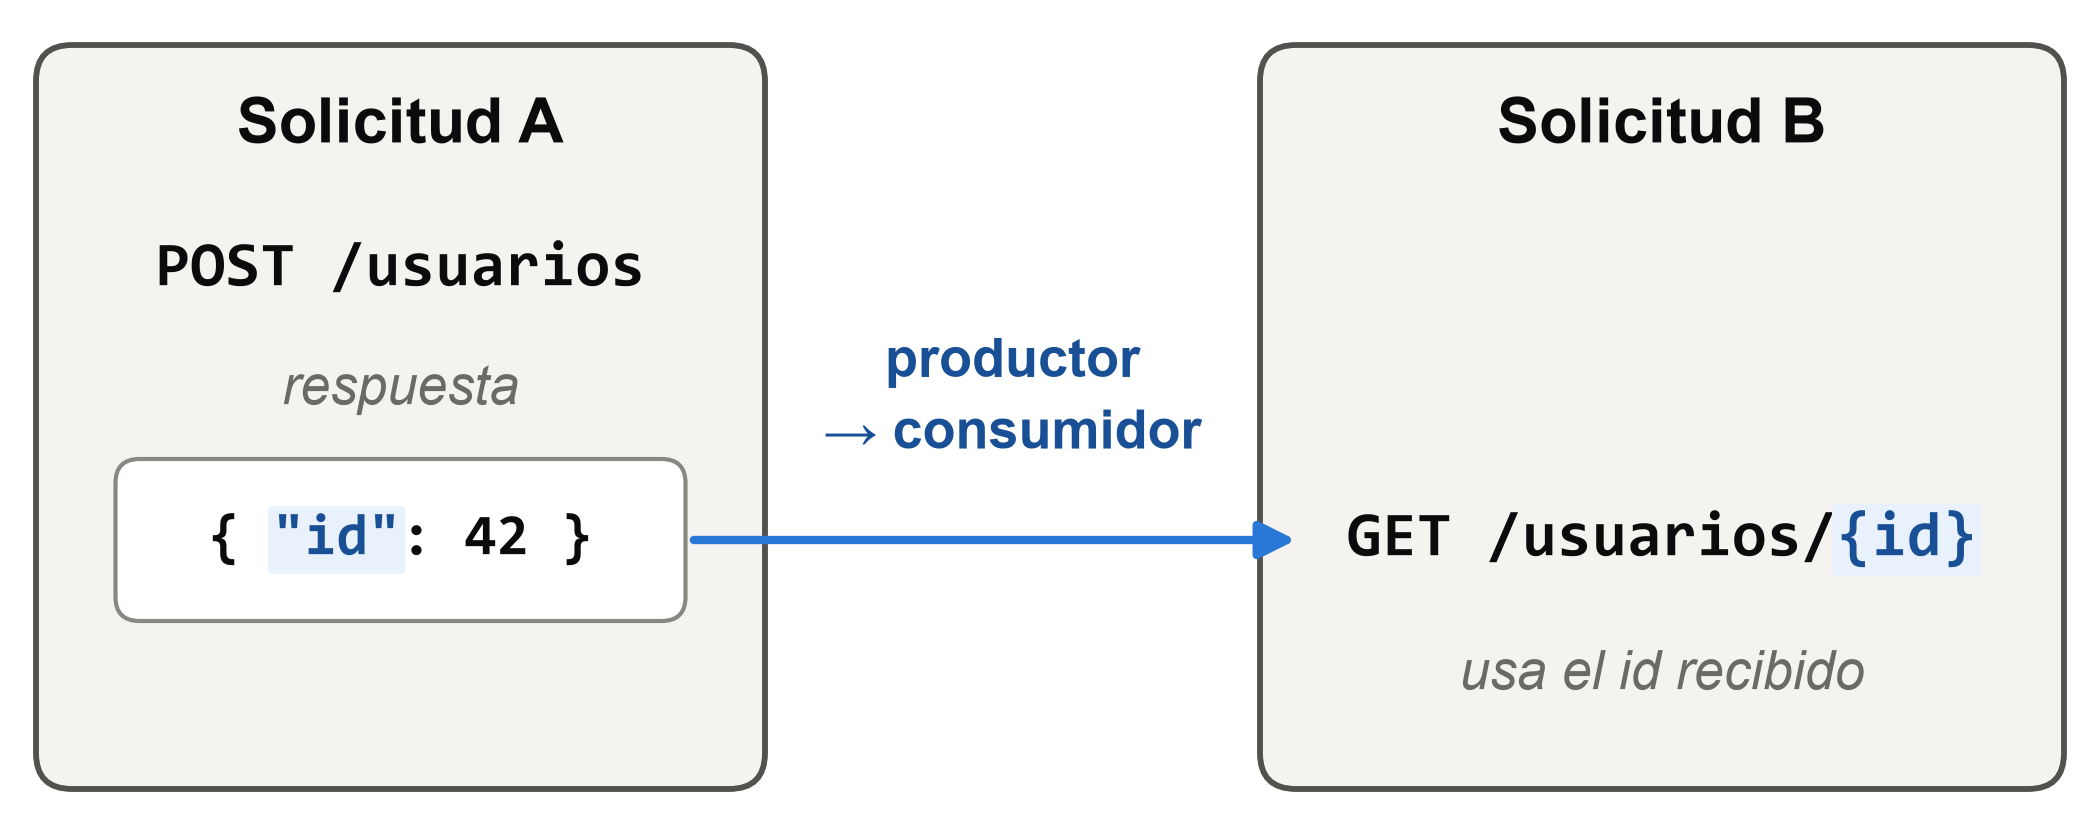

This chart was generated by the following Python code:
"""Dependencia productor-consumidor entre solicitudes (estilo RESTler).

A: POST /usuarios devuelve un "id"; B: GET /usuarios/{id} lo consume.

Regenerar:  python thesis/imagenes/restler_dependencias.py
"""

from pathlib import Path

import matplotlib

matplotlib.use("Agg")
import matplotlib.pyplot as plt  # noqa: E402
from matplotlib.patches import FancyArrowPatch, FancyBboxPatch  # noqa: E402

OUT = Path(__file__).with_suffix(".png")

INK = "#0b0b0b"
LINE = "#52514e"
MUTED = "#6b6a66"
FILL = "#f4f3ef"
ACCENT = "#2a78d6"
ACCENT_DARK = "#184f95"
ACCENT_FILL = "#e8f1fc"
FS = 14
MONO = "Consolas"

plt.rcParams["font.family"] = "Arial"

W, H = 7.0, 2.75  # pulgadas; el eje usa pulgadas como unidades
fig = plt.figure(figsize=(W, H), dpi=300)
ax = fig.add_axes([0, 0, 1, 1])
ax.set_xlim(0, W)
ax.set_ylim(0, H)
ax.axis("off")
renderer = fig.canvas.get_renderer()
inv = ax.transData.inverted()


def width_in(t):
    bb = t.get_window_extent(renderer)
    return inv.transform((bb.x1, 0))[0] - inv.transform((bb.x0, 0))[0]


def card(x0, x1, y0, y1):
    ax.add_patch(
        FancyBboxPatch(
            (x0, y0), x1 - x0, y1 - y0, boxstyle="round,pad=0,rounding_size=0.12", fc=FILL, ec=LINE, lw=1.4
        )
    )


def mono_line(parts, xc, y, size):
    """Escribe una línea monoespaciada centrada en xc; parts = [(texto, resaltado)]."""
    texts = []
    for txt, hl in parts:
        texts.append(
            ax.text(
                0,
                y,
                txt,
                fontsize=size,
                family=MONO,
                weight="bold",
                color=ACCENT_DARK if hl else INK,
                va="center",
                bbox=dict(boxstyle="round,pad=0.08", fc=ACCENT_FILL, ec="none") if hl else None,
            )
        )
    widths = [width_in(t) for t in texts]
    x = xc - sum(widths) / 2
    for t, w in zip(texts, widths):
        t.set_position((x, y))
        x += w


Y0, Y1 = 0.12, 2.6
AX0, AX1 = 0.12, 2.55
BX0, BX1 = 4.2, 6.88
Y_REQ, Y_DEP = 1.85, 0.95

# ── Solicitud A (productor) ─────────────────────────────────────────────────
card(AX0, AX1, Y0, Y1)
axc = (AX0 + AX1) / 2
ax.text(axc, Y1 - 0.27, "Solicitud A", ha="center", va="center", fontsize=FS + 1, weight="bold", color=INK)
mono_line([("POST /usuarios", False)], axc, Y_REQ, FS + 1)
ax.text(axc, Y_REQ - 0.4, "respuesta", ha="center", va="center", fontsize=FS - 1, color=MUTED, style="italic")
ax.add_patch(
    FancyBboxPatch(
        (axc - 0.95, Y_DEP - 0.27), 1.9, 0.54, boxstyle="round,pad=0,rounding_size=0.08", fc="white", ec="#898781", lw=1.0
    )
)
mono_line([("{ ", False), ('"id"', True), (": 42 }", False)], axc, Y_DEP, FS)

# ── Solicitud B (consumidor) ────────────────────────────────────────────────
card(BX0, BX1, Y0, Y1)
bxc = (BX0 + BX1) / 2
ax.text(bxc, Y1 - 0.27, "Solicitud B", ha="center", va="center", fontsize=FS + 1, weight="bold", color=INK)
mono_line([("GET /usuarios/", False), ("{id}", True)], bxc, Y_DEP, FS + 1)
ax.text(bxc, Y_DEP - 0.45, "usa el id recibido", ha="center", va="center", fontsize=FS - 1, color=MUTED, style="italic")

# ── Dependencia ─────────────────────────────────────────────────────────────
ax.add_patch(
    FancyArrowPatch(
        (axc + 0.95, Y_DEP),
        (BX0 + 0.12, Y_DEP),
        arrowstyle="-|>",
        mutation_scale=18,
        lw=2.0,
        color=ACCENT,
        shrinkA=2,
        shrinkB=0,
    )
)
ax.text(
    (AX1 + BX0) / 2,
    Y_DEP + 0.48,
    "productor\n→ consumidor",
    linespacing=1.3,
    ha="center",
    va="center",
    fontsize=FS - 1,
    weight="bold",
    color=ACCENT_DARK,
)

fig.savefig(OUT, dpi=300, facecolor="white")
print(OUT)
